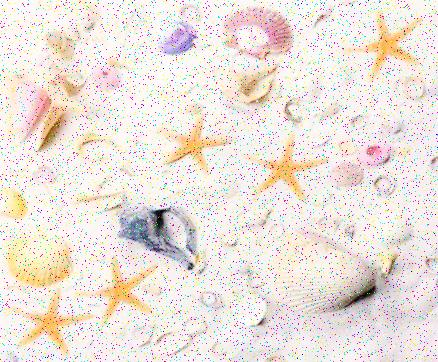
%> input picture images/starfish.jpg, 438 x 362 px
$ octave ACW.m   (GNU Octave 9; MATLAB toolbox functions it lacks are replaced by stand-ins)
%> lines starting %> are read from the running program, lines starting %| are printed output that depends on the picture
%Load in default image
%Linux
oImage = imread('images/starfish.jpg');
%> oImage is the input picture: size 362x438x3 uint8; mean R, G, B 235.5, 226.7, 219.8

%A histogram for each layer of the image
figure
subplot(2,2,1)
rHist = histogram(oImage(:,:,1)).BinCounts;
subplot(2,2,2)
gHist = histogram(oImage(:,:,2)).BinCounts;
subplot(2,2,3)
bHist = histogram(oImage(:,:,3)).BinCounts;
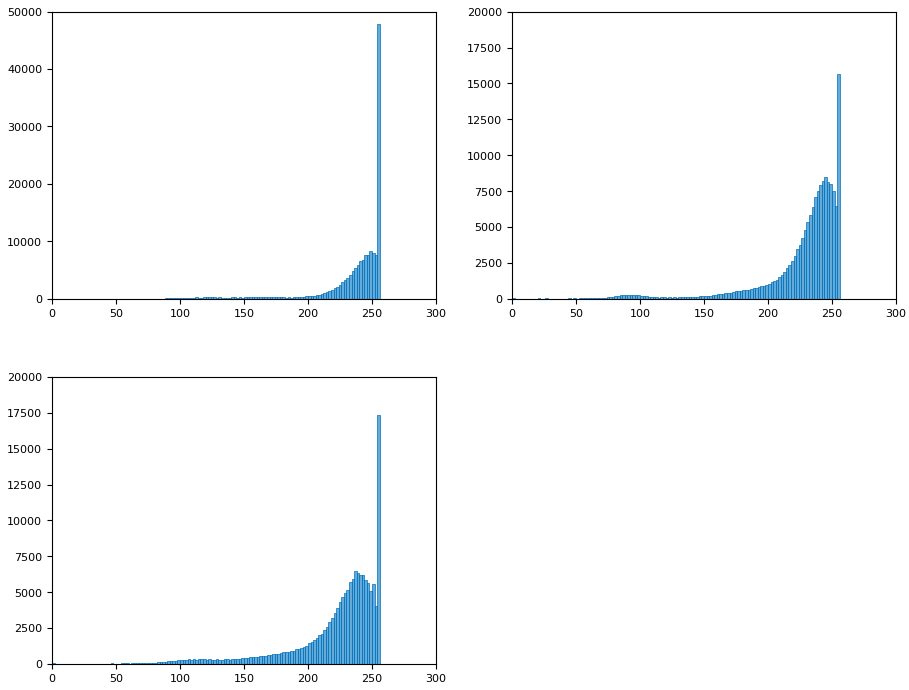
%> figure redrawn from the program's plot data, 3 panels; panel 1: tallest bar 47841 high, from x = 254 to 256; panel 2: tallest bar 15642 high, from x = 254 to 256; panel 3: tallest bar 17315 high, from x = 254 to 256


%This applys a meadian filter to a iamge directly converted to grayscale
deSPImageRGBtoGray = medfilt2(rgb2gray(oImage));
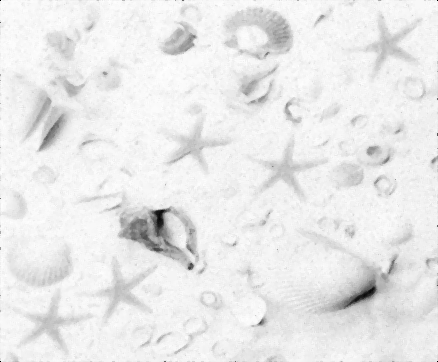
%> deSPImageRGBtoGray: size 362x438 uint8; min 0, max 254, mean 233.8

figure
subplot(1,2,1)
imshow(oImage)
subplot(1,2,2)
imshow(deSPImageRGBtoGray)


r = uint8(conv2(ones(4), oImage(:,:,1)));
g = uint8(conv2(ones(4), oImage(:,:,2)));
b = uint8(conv2(ones(4), oImage(:,:,3)));

deSPImageRGBByChannel= cat(3,r, g, b);

figure
subplot(1,2,1)
imshow(oImage)
subplot(1,2,2)
imshow(deSPImageRGBChannel)
%> (this line was passed over: deSPImageRGBChannel is not available in this run)

$ run again, with images/shellfish_four.jpg copied over images/starfish.jpg
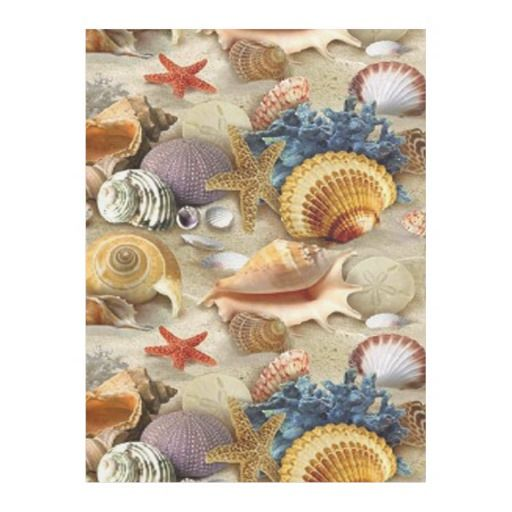
%> input picture images/shellfish_four.jpg, 512 x 512 px
%> oImage is the input picture: size 512x512x3 uint8; mean R, G, B 210.5, 198.6, 183.5
%> `bHist = histogram(oImage(:,:,3)).BinCounts;`:
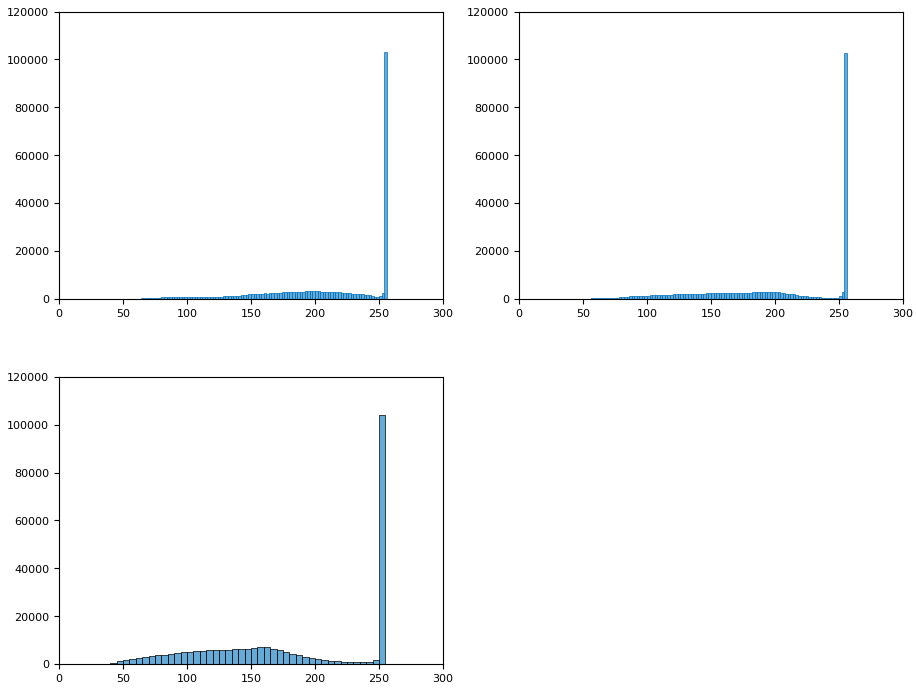
%> figure redrawn from the program's plot data, 3 panels; panel 1: tallest bar 103231 high, from x = 254 to 256; panel 2: tallest bar 102684 high, from x = 254 to 256; panel 3: tallest bar 104110 high, from x = 250 to 255
%> `deSPImageRGBtoGray = medfilt2(rgb2gray(oImage));`:
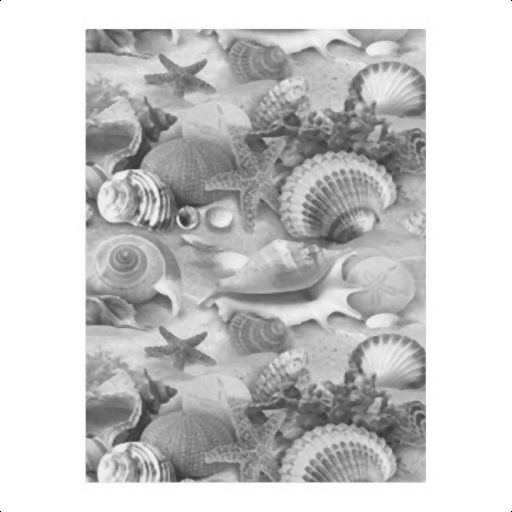
%> deSPImageRGBtoGray: size 512x512 uint8; min 0, max 255, mean 200.5
%> r: size 515x515 uint8; every value is 255
%> deSPImageRGBByChannel: size 515x515x3 uint8; every value is 255
